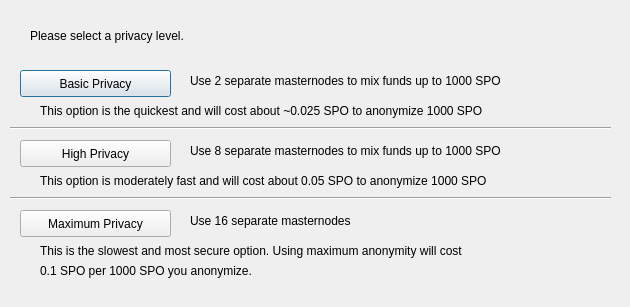
<?xml version="1.0" encoding="UTF-8"?>
<ui version="4.0">
 <class>DarksendConfig</class>
 <widget class="QDialog" name="DarksendConfig">
  <property name="geometry">
   <rect>
    <x>0</x>
    <y>0</y>
    <width>630</width>
    <height>307</height>
   </rect>
  </property>
  <property name="windowTitle">
   <string>Configure PrivateSend</string>
  </property>
  <widget class="QPushButton" name="buttonBasic">
   <property name="geometry">
    <rect>
     <x>20</x>
     <y>70</y>
     <width>151</width>
     <height>27</height>
    </rect>
   </property>
   <property name="text">
    <string>Basic Privacy</string>
   </property>
  </widget>
  <widget class="QPushButton" name="buttonHigh">
   <property name="geometry">
    <rect>
     <x>20</x>
     <y>140</y>
     <width>151</width>
     <height>27</height>
    </rect>
   </property>
   <property name="text">
    <string>High Privacy</string>
   </property>
  </widget>
  <widget class="QPushButton" name="buttonMax">
   <property name="geometry">
    <rect>
     <x>20</x>
     <y>210</y>
     <width>151</width>
     <height>27</height>
    </rect>
   </property>
   <property name="text">
    <string>Maximum Privacy</string>
   </property>
  </widget>
  <widget class="QLabel" name="label">
   <property name="geometry">
    <rect>
     <x>30</x>
     <y>20</y>
     <width>571</width>
     <height>31</height>
    </rect>
   </property>
   <property name="text">
    <string>Please select a privacy level.</string>
   </property>
  </widget>
  <widget class="QLabel" name="label_2">
   <property name="geometry">
    <rect>
     <x>190</x>
     <y>70</y>
     <width>421</width>
     <height>21</height>
    </rect>
   </property>
   <property name="text">
    <string>Use 2 separate masternodes to mix funds up to 1000 SPO</string>
   </property>
  </widget>
  <widget class="QLabel" name="label_3">
   <property name="geometry">
    <rect>
     <x>190</x>
     <y>140</y>
     <width>411</width>
     <height>21</height>
    </rect>
   </property>
   <property name="text">
    <string>Use 8 separate masternodes to mix funds up to 1000 SPO</string>
   </property>
  </widget>
  <widget class="QLabel" name="label_4">
   <property name="geometry">
    <rect>
     <x>190</x>
     <y>210</y>
     <width>421</width>
     <height>21</height>
    </rect>
   </property>
   <property name="text">
    <string>Use 16 separate masternodes</string>
   </property>
  </widget>
  <widget class="QLabel" name="label_6">
   <property name="geometry">
    <rect>
     <x>40</x>
     <y>100</y>
     <width>561</width>
     <height>21</height>
    </rect>
   </property>
   <property name="text">
    <string>This option is the quickest and will cost about ~0.025 SPO to anonymize 1000 SPO</string>
   </property>
  </widget>
  <widget class="QLabel" name="label_7">
   <property name="geometry">
    <rect>
     <x>40</x>
     <y>170</y>
     <width>561</width>
     <height>21</height>
    </rect>
   </property>
   <property name="text">
    <string>This option is moderately fast and will cost about 0.05 SPO to anonymize 1000 SPO</string>
   </property>
  </widget>
  <widget class="QLabel" name="label_8">
   <property name="geometry">
    <rect>
     <x>40</x>
     <y>240</y>
     <width>561</width>
     <height>21</height>
    </rect>
   </property>
   <property name="text">
    <string>This is the slowest and most secure option. Using maximum anonymity will cost</string>
   </property>
  </widget>
  <widget class="QLabel" name="label_9">
   <property name="geometry">
    <rect>
     <x>40</x>
     <y>260</y>
     <width>561</width>
     <height>21</height>
    </rect>
   </property>
   <property name="text">
    <string>0.1 SPO per 1000 SPO you anonymize.</string>
   </property>
  </widget>
  <widget class="Line" name="line">
   <property name="geometry">
    <rect>
     <x>10</x>
     <y>120</y>
     <width>601</width>
     <height>16</height>
    </rect>
   </property>
   <property name="orientation">
    <enum>Qt::Horizontal</enum>
   </property>
  </widget>
  <widget class="Line" name="line_2">
   <property name="geometry">
    <rect>
     <x>10</x>
     <y>190</y>
     <width>601</width>
     <height>16</height>
    </rect>
   </property>
   <property name="orientation">
    <enum>Qt::Horizontal</enum>
   </property>
  </widget>
 </widget>
 <resources/>
 <connections/>
</ui>
